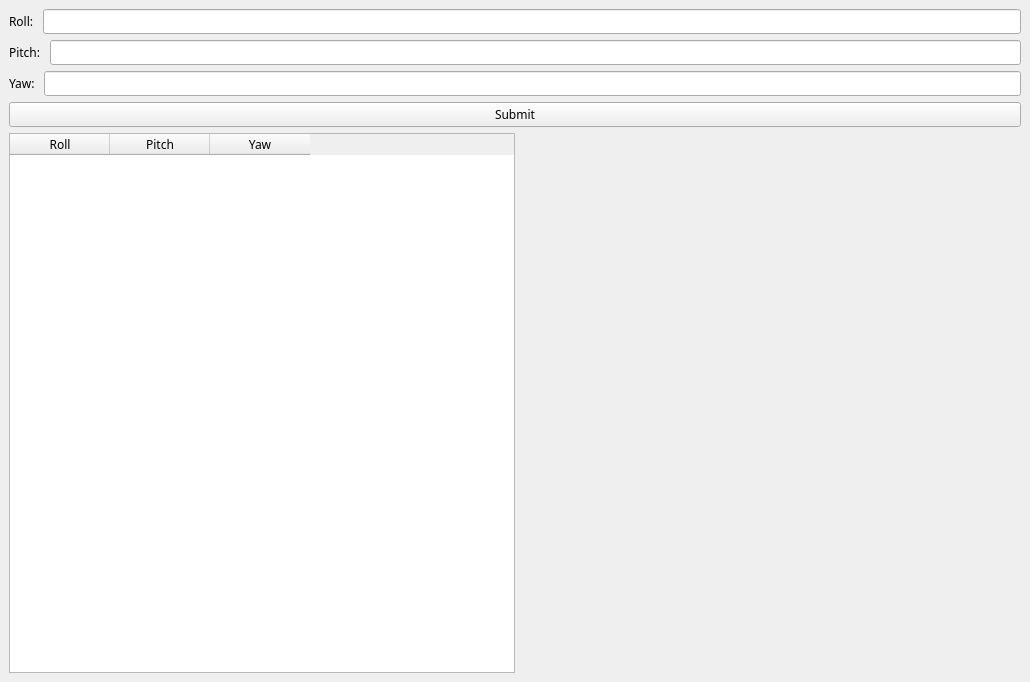
<?xml version="1.0" encoding="UTF-8"?>
<ui version="4.0">
 <author>Braini</author>
 <class>MainWindow</class>
 <widget class="QMainWindow" name="MainWindow">
  <property name="geometry">
   <rect>
    <x>0</x>
    <y>0</y>
    <width>1030</width>
    <height>682</height>
   </rect>
  </property>
  <property name="windowTitle">
   <string>MainWindow</string>
  </property>
  <property name="windowOpacity">
   <double>1.000000000000000</double>
  </property>
  <property name="styleSheet">
   <string notr="true">font-family: Noto Sans SC;
</string>
  </property>
  <property name="iconSize">
   <size>
    <width>16</width>
    <height>16</height>
   </size>
  </property>
  <property name="toolButtonStyle">
   <enum>Qt::ToolButtonTextOnly</enum>
  </property>
  <widget class="QWidget" name="centralwidget">
   <layout class="QVBoxLayout" name="verticalLayout">
    <item>
     <layout class="QHBoxLayout" name="horizontalLayout">
      <item>
       <widget class="QLabel" name="roll_label">
        <property name="text">
         <string>Roll: </string>
        </property>
       </widget>
      </item>
      <item>
       <widget class="QLineEdit" name="roll_lineEdit">
        <property name="minimumSize">
         <size>
          <width>133</width>
          <height>0</height>
         </size>
        </property>
       </widget>
      </item>
     </layout>
    </item>
    <item>
     <layout class="QHBoxLayout" name="horizontalLayout_2">
      <item>
       <widget class="QLabel" name="pitch_label">
        <property name="text">
         <string>Pitch: </string>
        </property>
       </widget>
      </item>
      <item>
       <widget class="QLineEdit" name="pitch_lineEdit"/>
      </item>
     </layout>
    </item>
    <item>
     <layout class="QHBoxLayout" name="horizontalLayout_4">
      <item>
       <widget class="QLabel" name="yaw_label">
        <property name="text">
         <string>Yaw: </string>
        </property>
       </widget>
      </item>
      <item>
       <widget class="QLineEdit" name="yaw_lineEdit"/>
      </item>
     </layout>
    </item>
    <item>
     <widget class="QPushButton" name="submit_button">
      <property name="text">
       <string>Submit</string>
      </property>
      <property name="checkable">
       <bool>false</bool>
      </property>
     </widget>
    </item>
    <item>
     <layout class="QHBoxLayout" name="horizontalLayout_3">
      <item>
       <widget class="QTableWidget" name="table_data">
        <property name="minimumSize">
         <size>
          <width>500</width>
          <height>500</height>
         </size>
        </property>
        <property name="sizeAdjustPolicy">
         <enum>QAbstractScrollArea::AdjustToContents</enum>
        </property>
        <property name="autoScroll">
         <bool>true</bool>
        </property>
        <property name="autoScrollMargin">
         <number>17</number>
        </property>
        <property name="dragDropOverwriteMode">
         <bool>false</bool>
        </property>
        <property name="selectionMode">
         <enum>QAbstractItemView::NoSelection</enum>
        </property>
        <property name="rowCount">
         <number>0</number>
        </property>
        <attribute name="horizontalHeaderShowSortIndicator" stdset="0">
         <bool>true</bool>
        </attribute>
        <column>
         <property name="text">
          <string>Roll</string>
         </property>
        </column>
        <column>
         <property name="text">
          <string>Pitch</string>
         </property>
        </column>
        <column>
         <property name="text">
          <string>Yaw</string>
         </property>
        </column>
       </widget>
      </item>
      <item>
       <widget class="QWidget" name="lineChartWidget" native="true">
        <property name="minimumSize">
         <size>
          <width>500</width>
          <height>500</height>
         </size>
        </property>
       </widget>
      </item>
     </layout>
    </item>
   </layout>
  </widget>
 </widget>
 <resources>
  <include location="testicon.qrc"/>
 </resources>
 <connections/>
</ui>
